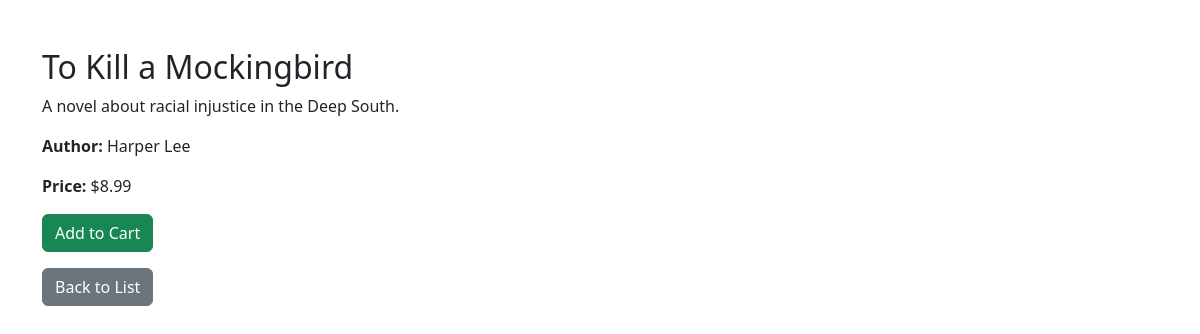
/book/2/, run on the app's committed database.
### bookstore_app/models.py (models this page shows, shortened)
class Book(models.Model):
    title = models.CharField(max_length=200)
    author = models.CharField(max_length=100)
    description = models.TextField(blank=True)
    price = models.DecimalField(max_digits=6, decimal_places=2)
    stock = models.PositiveIntegerField(default=0)
    created_at = models.DateTimeField(auto_now_add=True)
    updated_at = models.DateTimeField(auto_now=True)

### bookstore_app/views.py (the view)
# urls.py: path('book/<int:pk>/', BookDetailView.as_view(), name='book_detail'),
class BookDetailView(View):
    def get(self, request, pk):
        book = get_object_or_404(Book, pk=pk)
        return render(request, 'book_detail.html', {'book': book})

### bookstore_app/templates/book_detail.html (shortened to what this page needs)
<!DOCTYPE html>
<html lang="en">
<head>
    <link href="https://cdn.jsdelivr.net/npm/bootstrap@5.3.0/dist/css/bootstrap.min.css" rel="stylesheet">
</head>
<body>
<div class="container mt-5">
<h2>{{ book.title }}</h2>
<p>{{ book.description }}</p>
<p><strong>Author:</strong> {{ book.author }}</p>
<p><strong>Price:</strong> ${{ book.price }}</p>
<form method="post">
    <button type="submit" class="btn btn-success">Add to Cart</button>
</form>
<a href="{% url 'book_list' %}" class="btn btn-secondary mt-3">Back to List</a>
</div>
</body>
</html>

### data on the page
Book: title "To Kill a Mockingbird", description "A novel about racial injustice in the Deep South.", author "Harper Lee", price "8.99"
